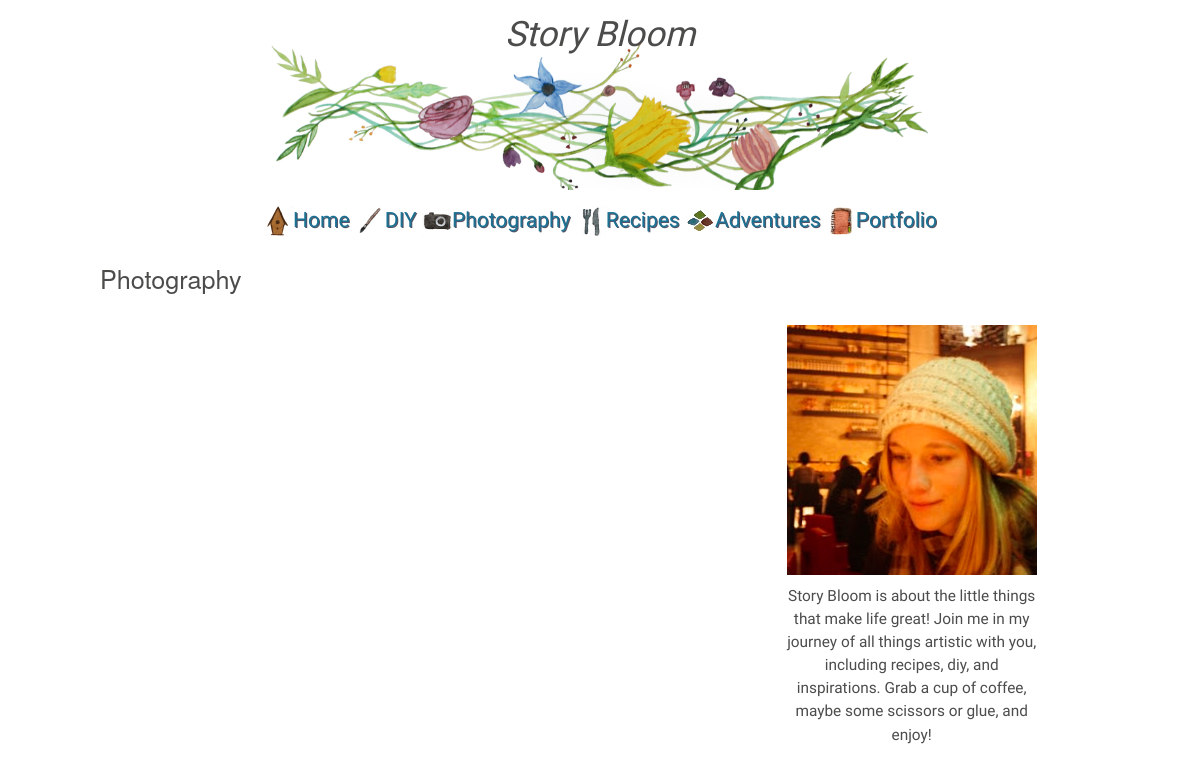
The app's page /b/5/ with its own data.
### blogs/models.py (models this page shows, shortened)
class Category(models.Model):
    name       = models.CharField('Name', max_length=50)
    short_desc = models.CharField('Short Description', max_length=100)
    long_desc  = models.CharField('Long Description', max_length=400)
    image_url  = models.CharField('Image URL', max_length=100)
    class Meta:
        verbose_name_plural="Categories"

### blogs/views.py (the view)
# urls.py: url(r'^(?P<category_id>\d)/$', views.get_category, name='post')
def get_category(request, category_id):
    context = {
        'categories': Category.objects.all(),
        'category': Category.objects.get(id=category_id),
        'posts': Post.objects.filter(category=category_id)
    }
    return render(request, 'blogs/category.html', context)

### storybloom/templates/blogs/category.html (shortened to what this page needs)
{% load staticfiles %}
<!DOCTYPE html>
<html>
	{% include "blogs/site-header.html" %}
	<body>
		{% include "blogs/nav-bar.html" %}
		<link type="text/css" rel="stylesheet" href="{% static 'css/blogs/category.css' %}">
		<main class="l-global-width">
			<div class="row">
				<div class="col-sm-8">
					<h1>
						{{category.name}}
					</h1>
				</div>
				<div class="col-sm-4">
					<div class="profile">
						<img class="profile-photo" src="/static/images/profile.jpg">
						<div class="profile-blurb">
							Story Bloom is about the little things that make life great! Join me in my journey
							of all things artistic with you, including recipes, diy, and inspirations. Grab a
							cup of coffee, maybe some scissors or glue, and enjoy!
						</div>
					</div>
				</div>
			</div>
		</main>
	</body>
</html>

### storybloom/templates/blogs/nav-bar.html (shortened to what this page needs)
{% load staticfiles %}
<header class="siteheader l-global-width">
    <div class="siteheader-image"><div class="siteheader-content"></div>
    <div class="siteheader-content">
      <div class="siteheader-content-inner">
          <p>Story Bloom</p>
        </div>
    </div>
</header>
<span class="full-nav">
<nav class="clearfix">
  <ul class="clearfix">
    <li>
      <a href="/"><img src="{% static 'images/home.jpg' %}">Home</a>
    </li>
    {% for category in categories %}
      <li>
        <a  href="/b/{{category.id}}" title="{{category.name}}"><img src="../../../static/images/{{category.image_url}}"><span>{{category.name}}</span></a>
      </li>
    {% endfor %}
    <li>
      <a href="#"><img src="{% static 'images/portfolio.jpg' %}">Portfolio</a>
    </li>
  </ul>
</nav>
</span>

### storybloom/static/css/blogs/category.css (style rules this page uses)
.profile { padding-top: 85px; max-width: 250px; }
.profile-blurb { font-size: 1.1em; line-height: 1.5em; font-family: 'Indie Flower'; text-align: center; padding: 10px 0px 0px 0px; color: #4C4C4A; }
.row h1 { font-size: 1.8em; line-height: 1.5em; color: #4C4C4A; }

### storybloom/static/css/blogs/base.css (style rules this page uses)
body, main { padding: 0; margin: 0; }

### storybloom/static/css/blogs/layout.css (style rules this page uses)
.l-global-width { width: 95%; max-width: 1000px; margin-right: auto; margin-left: auto; }

### storybloom/static/css/blogs/siteheader.css (style rules this page uses)
.siteheader { height: 200px; padding: 10px; }
.siteheader-image { width: 100%; height: 100%; background-image: url('../../images/banner4.jpg'); background-position-x: 50%; background-position-y: 50%; background-size: 68%; background-repeat: no-repeat; }
.siteheader-content { color: white; text-align: center; }
.siteheader-content-inner { font-family: 'Indie Flower', cursive; color: black; text-align: center; font-size: 2.5em; font-style: italic; color: #4C4C4A; }

### storybloom/static/css/blogs/navbar.css (style rules this page uses)
nav { height: 40px; width: 100%; background: #ffffff; font-size: 1.5em; font-family: 'Indie Flower'; position: relative; }
nav ul { padding: 0; margin: 0 auto; height: 40px; text-align: center; }
nav li { display: inline; }
.clearfix:before, .clearfix:after { content: " "; display: table; }
.clearfix:after { clear: both; }
.clearfix { *zoom: 1; }
nav li { width: auto; }
nav a { color: #1B7294; display: inline-block; text-align: center; text-decoration: none; line-height: 40px; text-shadow: 1px 1px 0px #545366; }

### records on screen
Category: image_url (picture), name "DIY"
Category: image_url (picture), name "Photography"
Category: image_url (picture), name "Recipes"
Category: image_url (picture), name "Adventures"
